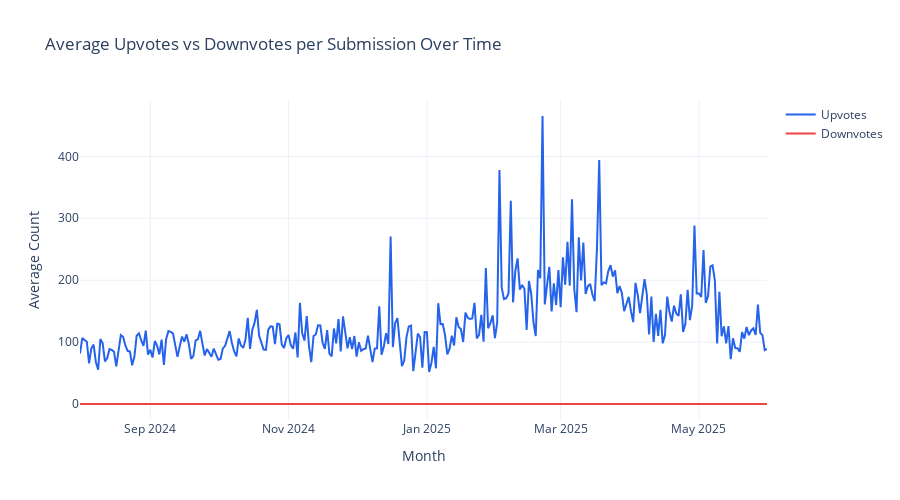
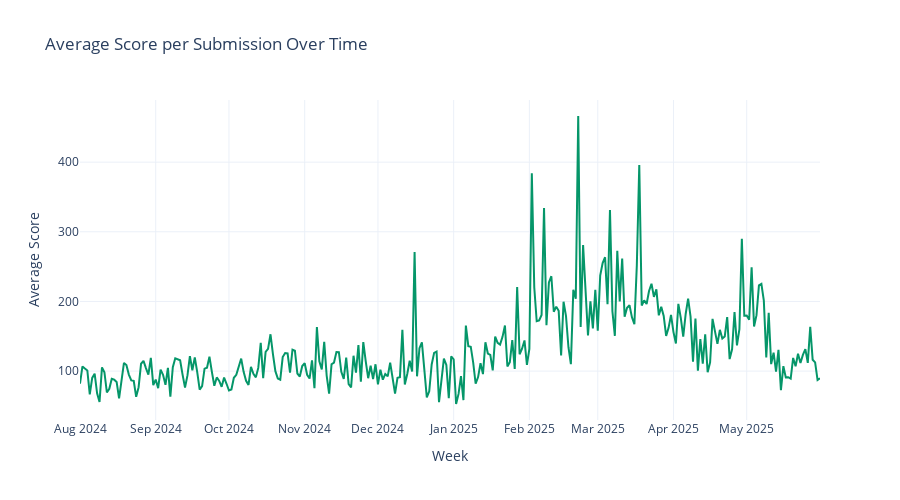

Here is the notebook cell these charts were saved with, in order:
### Markdown cell above
Looking at the barchart, we can clearly see that election-related submissions received greater number of comments on average throughout all research period.
Now, let's take a look at one more thing: let's look at dynamics of upvotes, downvotes and score of posts on average.

### Code cell
election_submissions['created_utc'] = pd.to_datetime(election_submissions['created_utc'], unit='s', errors='coerce')

monthly_metrics = (
    election_submissions
    .groupby(pd.Grouper(key='created_utc', freq='d'))[['ups', 'downs', 'score']]
    .mean()
)

fig = go.Figure()
fig.add_trace(go.Scatter(
    x=monthly_metrics.index,
    y=monthly_metrics['ups'],
    mode='lines',
    name='Upvotes',
    line=dict(color='#2563EB', width=2)
))
fig.add_trace(go.Scatter(
    x=monthly_metrics.index,
    y=monthly_metrics['downs'],
    mode='lines',
    name='Downvotes',
    line=dict(color='#EF4444', width=2)
))
fig.update_layout(
    title='Average Upvotes vs Downvotes per Submission Over Time',
    xaxis_title='Month',
    yaxis_title='Average Count',
    template='plotly_white',
    hovermode='x unified',
    height=500
)
fig.show()

fig = go.Figure()
fig.add_trace(go.Scatter(
    x=monthly_metrics.index,
    y=monthly_metrics['score'],
    mode='lines',
    line=dict(color='#059669', width=2)
))
fig.update_layout(
    title='Average Score per Submission Over Time',
    xaxis_title='Week',
    yaxis_title='Average Score',
    template='plotly_white',
    hovermode='x unified',
    height=500
)
fig.show()

### Figure 1 — Plotly figure (JSON) as saved in the notebook; plotly's stock layout.template omitted (floating-point values rounded to 4 significant figures; data arrays with more than 128 entries replaced by an {"elided": "..."} marker saying what was removed)
{"data": [{"line": {"color": "#2563EB", "width": 2}, "mode": "lines", "name": "Upvotes", "type": "scatter", "x": {"elided": "304 str values"}, "y": {"elided": "304 float values"}}, {"line": {"color": "#EF4444", "width": 2}, "mode": "lines", "name": "Downvotes", "type": "scatter", "x": {"elided": "304 str values"}, "y": {"elided": "304 float values"}}], "layout": {"height": 500, "hovermode": "x unified", "title": {"text": "Average Upvotes vs Downvotes per Submission Over Time"}, "xaxis": {"title": {"text": "Month"}}, "yaxis": {"title": {"text": "Average Count"}}}}

### Figure 2 — Plotly figure (JSON) as saved in the notebook; plotly's stock layout.template omitted (floating-point values rounded to 4 significant figures; data arrays with more than 128 entries replaced by an {"elided": "..."} marker saying what was removed)
{"data": [{"line": {"color": "#059669", "width": 2}, "mode": "lines", "type": "scatter", "x": {"elided": "304 str values"}, "y": {"elided": "304 float values"}}], "layout": {"height": 500, "hovermode": "x unified", "title": {"text": "Average Score per Submission Over Time"}, "xaxis": {"title": {"text": "Week"}}, "yaxis": {"title": {"text": "Average Score"}}}}
